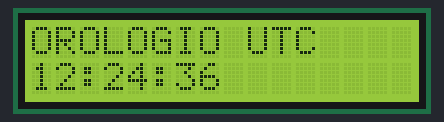
The sketch below on a simulated Arduino Uno, built for the host (arithmetic inside an expression is 32-bit, double 64-bit). Parts: 16×2 character LCD. WiFi joins after 1.5 s; servers stay silent unless stated.

Above: at 6.6 s.
At 21.6 s:
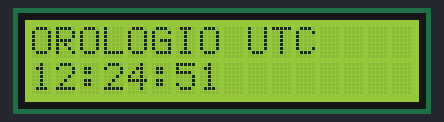
At 36.6 s:
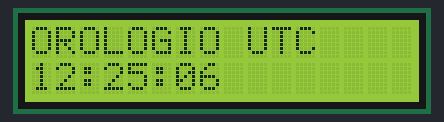
At 66.6 s:
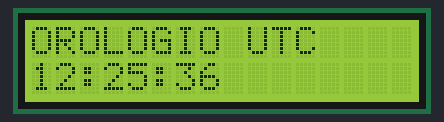
At 96.6 s:
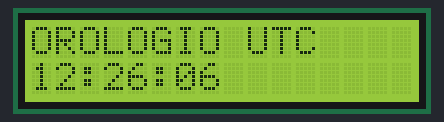
At 126.6 s:
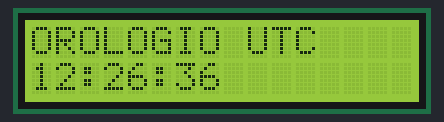

The sketch:

Orologio_controllato_da_Web.ino
```cpp
/*
Sketch per la visualizzazione su LCD dell'orario da un server Internet.
Pier Calderan - Luglio 2013
*/
// controllo della lista di server NTP http://tf.nist.gov/tf-cgi/servers.cgi
#include <SPI.h>  // libreria SPI
#include <Ethernet.h>	// libreria Ethernet
#include <EthernetUdp.h> // libreria UDP
#include <LiquidCrystal.h> // libreria display LCD
LiquidCrystal lcd(7, 6, 5, 4, 3, 2); // l'assegnazione è diversa da quella standard!
byte mac[] = {0x90, 0xA2, 0xDA, 0x0D, 0x78, 0x13}; // è importante cambiare il MAC!
unsigned int localPort = 8888;     // porta locale per l'ascolto dei pacchetti UDP
IPAddress timeServer(132, 163, 4, 101); // controllare che il server sia attivo!

const int NTP_PACKET_SIZE= 48; // pacchetto NTP dei primi 48 byte del messaggio
byte packetBuffer[NTP_PACKET_SIZE]; // buffer per i pacchetti in entrata e in uscita

EthernetUDP Udp; // crea un'istanza UDP

void setup() {
lcd.begin(16, 2); // inizializza il display
lcd.setCursor(0,0); lcd.print("OROLOGIO UTC");

if (Ethernet.begin(mac) == 0) { // controllo della connessione
lcd.setCursor(0,1); lcd.print("Non connesso!   ");
  for(;;);
}
  Udp.begin(localPort); // se la connessione al server ha successo, apre la porta UDP
}

void loop()
{
sendNTPpacket(timeServer); // manda un pacchetto al server NTP
delay(5000);  // attesa di una risposta
if ( Udp.parsePacket() ) {  // se si riceve una risposta...
Udp.read(packetBuffer,NTP_PACKET_SIZE);  // viene letto il pacchetto nel buffer

// Il timestamp inizia al byte 40 byte del pacchetto ricevuto ed è di quattro byte,
unsigned long highWord = word(packetBuffer[40], packetBuffer[41]);
unsigned long lowWord = word(packetBuffer[42], packetBuffer[43]);

// si uniscono i quattro byte in un lungo intero ottenendo lo scarto in secondi dal 1° gennaio 1900):
unsigned long secondi_dal_1900 = highWord << 16 | lowWord;

// CONVERSIONE DEL TEMPO NELL'ORARIO ATTUALE
// Il tempo Unix inizia dal 1° gennaio 1970 equivalente a 2208988800 secondi
const unsigned long settanta_anni = 2208988800UL;

// si sottraggono 70 anni per ottenere epoch (epoca)
unsigned long epoch = secondi_dal_1900 - settanta_anni;

// stampa dell'ora:
// lcd.setCursor(0,1); lcd.print((epoch  % 86400L) / 3600); // un giorno = 86400 secondi
// volendo aggiornare all'ora locale è necessario aggiungere una o due ore
lcd.setCursor(0,1); lcd.print(((epoch  % 86400L) / 3600)+2);
lcd.print(":"); // stampa i due punti :

if (((epoch % 3600) / 60) < 10 ) {
lcd.setCursor(3,1); lcd.print("0"); // se i minuti sono inferiori a 10 stampa "0" davanti
}
lcd.print((epoch  % 3600) / 60); // stampa i minuti (un'ora = 3600 secondi)
lcd.print(":"); // stampa i due punti :

if ((epoch % 60) < 10 ) // se i secondi sono inferiori a 10 stampa "0" davanti
{ lcd.setCursor(6,1); lcd.print("0"); }
lcd.print(epoch  % 60); // stampa i secondi (un minuto = 60 secondi)
}
delay(10000); // ritardo di 10 secondi per una nuova richiesta al server
}


// send an NTP request to the time server at the given address
unsigned long sendNTPpacket(IPAddress& address)
{
// set all bytes in the buffer to 0
memset(packetBuffer, 0, NTP_PACKET_SIZE);
// Initialize values needed to form NTP request
// (see URL above for details on the packets)
packetBuffer[0] = 0b11100011;   // LI, Version, Mode
packetBuffer[1] = 0;     // Stratum, or type of clock
packetBuffer[2] = 6;     // Polling Interval
packetBuffer[3] = 0xEC;  // Peer Clock Precision
// 8 bytes of zero for Root Delay & Root Dispersion
packetBuffer[12]  = 49;
packetBuffer[13]  = 0x4E;
packetBuffer[14]  = 49;
packetBuffer[15]  = 52;

// all NTP fields have been given values, now
// you can send a packet requesting a timestamp:
Udp.beginPacket(address, 123); //NTP requests are to port 123
Udp.write(packetBuffer,NTP_PACKET_SIZE);
Udp.endPacket();
}
```

Measured:
- what the display in image 0 shows lasts 15.0 s, from 6.6 s to 21.6 s
